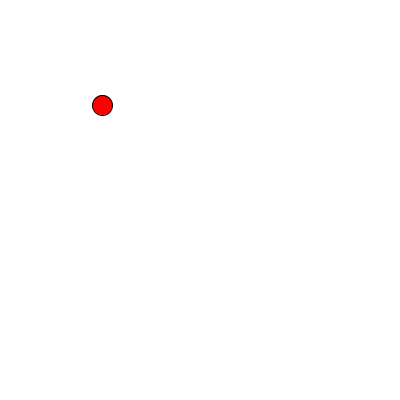
Frame 1 (no input)
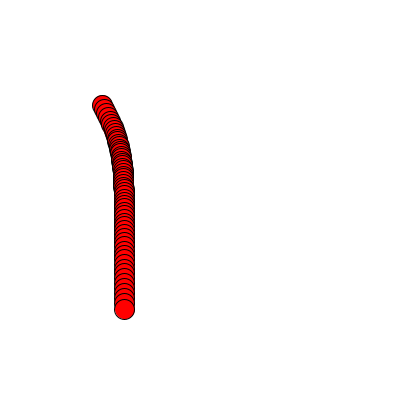
Frame 60 (the mouse pressed at the canvas centre just before this capture)
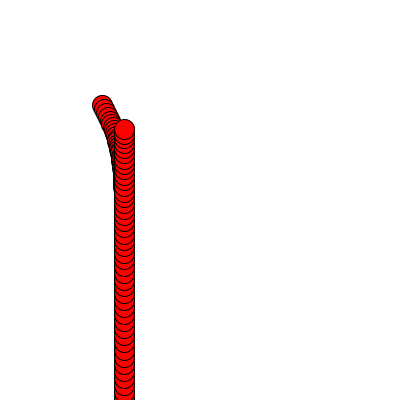
Frame 120 (the mouse held since frame 60 and released just before this capture)

The Processing sketch that drew these frames (run headless with seeded random() and noise(); from frame 60 on, the mouse is pressed at the canvas centre):

// Processing sketch: bounce
// ── bounce.pde
PVector pos, vel, acc;

void setup() {
    size(400, 400);
    background(255);
    // add vector for position and velocity and acceleration
    pos = new PVector(100, 100);
    vel = new PVector(2.5, 5);
    acc = new PVector(0, 0.1);
}



void draw() {
    // use the verctors to update position and velocity with acceleration (gravity)
    pos.add(vel);
    vel.add(acc);

    // add gravity to acceleration
    acc.add(0, 0.01);

    // draw the ball
    fill(255, 0, 0);
    ellipse(pos.x, pos.y, 20, 20);
    fill(0);

    //add friction
    vel.mult(0.90);

    //if near a wall, reverse velocity
    if (pos.x > width || pos.x < 0) {
        vel.x = vel.x * -1;
        //coretct accelleration
        acc.x = acc.x * -1;
    }
    if (pos.y > height || pos.y < 0) {
        vel.y = vel.y * -1;
        //coretct accelleration
        acc.y = acc.y * -1;
    }


}
